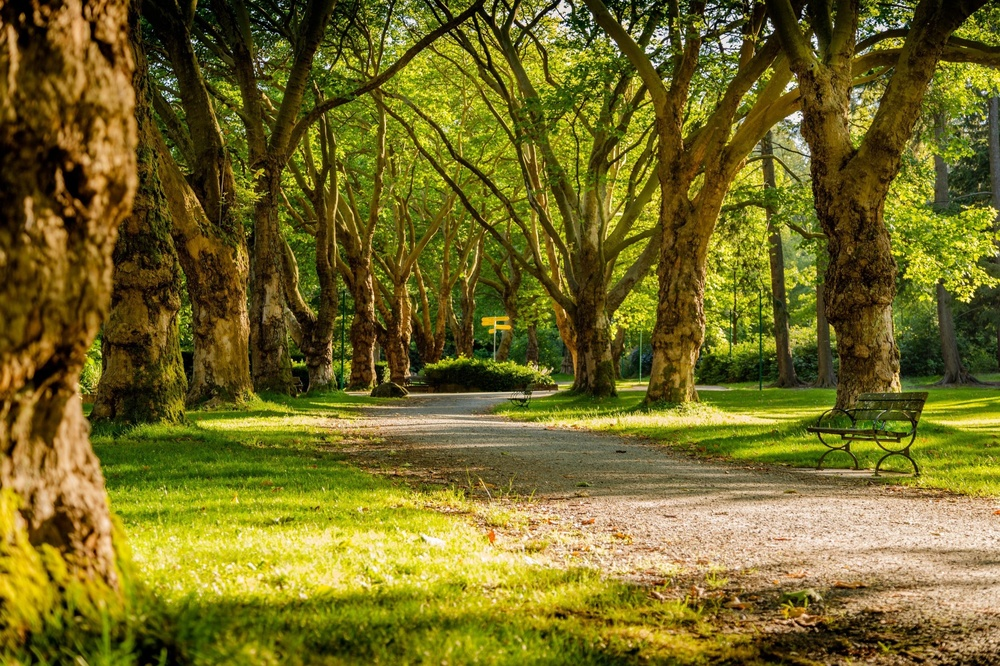
#> input picture caminho_floresta.jpg, 1000 x 666 px, shrunk from 2500 x 1666 before the run
$ jupyter execute reducao_dimensionalidade_imagens.ipynb   (shell and % lines are left out)
#> lines starting #> are read from the running program, lines starting #| are printed output that depends on the picture; after the words box and inside, x2 and y2 are one past the last pixel; in counts of white or black regions, pixels touching at a corner belong together
#### Download opencv-python (Open Source Computer Vision) library

#### import das bibliotecas

[cell 1]
import cv2, random
import numpy as np
import matplotlib.pyplot as plt

#### Carregando a imagem

[cell 2]
IMG_PATH = "./caminho_floresta.jpg"

img = cv2.imread(IMG_PATH, 1) # 1 - IMGREAD_COLOR
#> img is the input picture: shape (666, 1000, 3); mean B, G, R 36, 105.8, 114.6
img = cv2.cvtColor(img, cv2.COLOR_BGR2RGB)

plt.imshow(img)

#### Exibindo as dimensões da imagem

[cell 3]
display(img.shape) # Output(altura, largura, Channel)

#### Cada píxel da imagem é um vetor de 3 valores (RGB)

[cell 4]
display(img[0,0]) # Linha 0 coluna 0

#### Conversão da imagem para grayscale

[cell 5]
def convert_to_grayscale(image):

    rows, columns = img.shape[0:2]
#> rows = 666; columns = 1000

    for i in range(0, rows):
        #print("\nlinha %d" % (i))
        for j in range(0, columns):
            image[i,j] = sum(image[i,j]) * 0.33
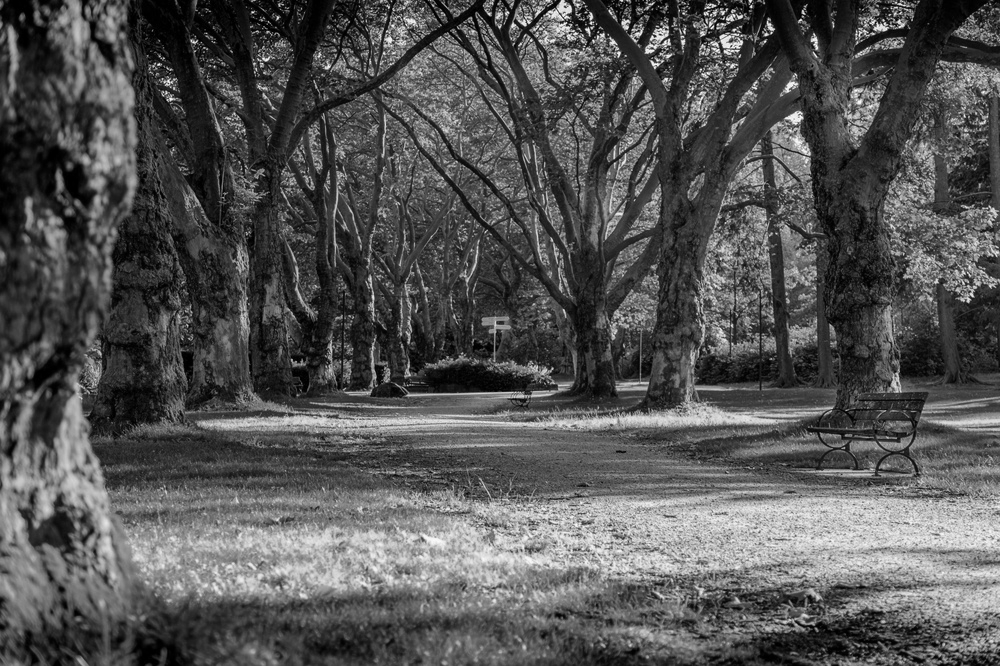
#> image: shape (666, 1000, 3); min 0, max 252, mean 84.1


    return image

[cell 6]
img_grayscale = convert_to_grayscale(img)
plt.imshow(img_grayscale)

#### Binarização da imagem

[cell 7]
def convert_to_binary(image):

    rows, columns = image.shape[0:2]
#> rows = 666; columns = 1000

    for i in range(0,rows):
        #print("\nlinha %d" % (i))
        for j in range(0,columns):
            if np.mean(image[i,j]) > (255/2):
                image[i,j] = [255,255,255]
            else:
                image[i,j] = [0,0,0]
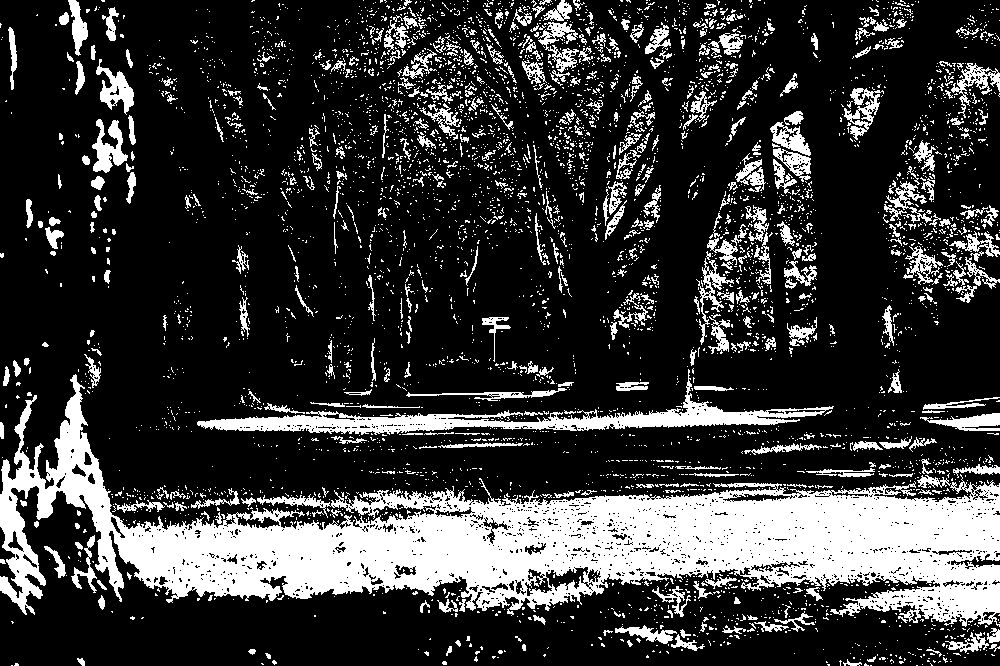
#> image: shape (666, 1000, 3); 22.1% white; 4721 white regions (4266 under 20 px), largest, box (x1, y1, x2, y2) and area: (0, 374, 1000, 627) 82894, (197, 369, 834, 435) 8156, (92, 119, 128, 173) 988

    return image
